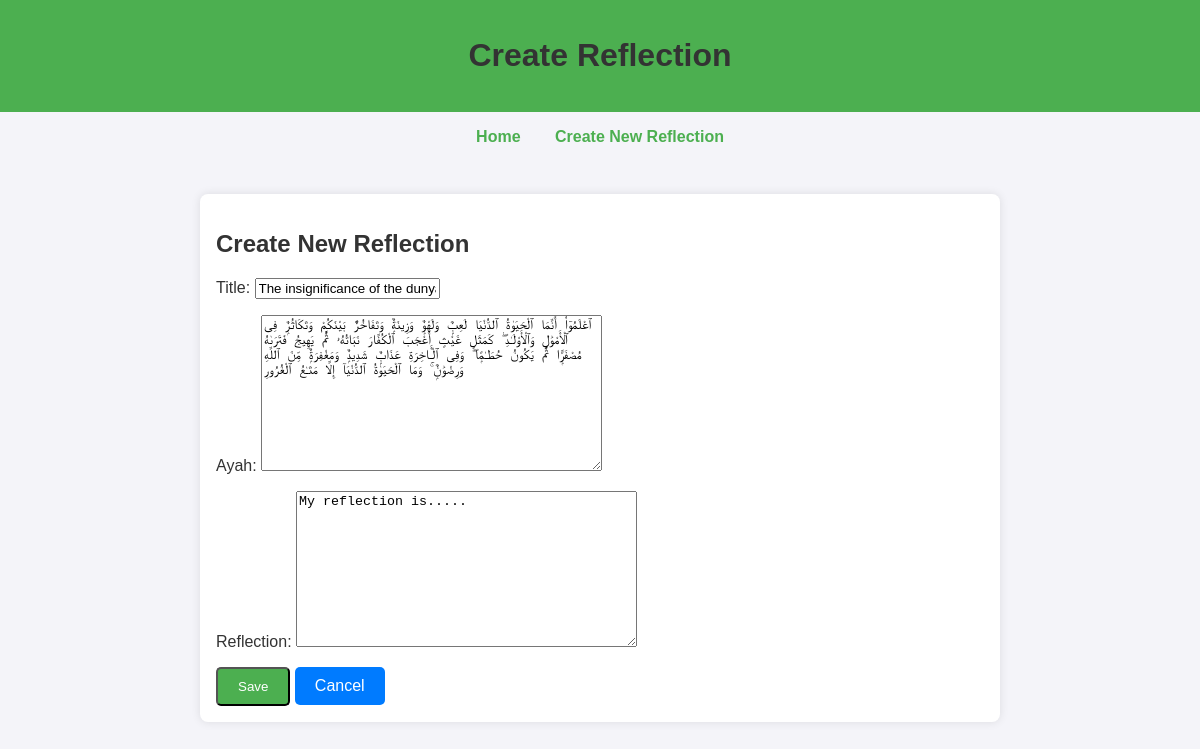
Screenshot of /reflections/1/edit/ (signed in) with the database file from the repository.
### reflections/models.py (models this page shows, shortened)
class Reflection(models.Model):
    owner = models.ForeignKey(Profile, on_delete=models.CASCADE, related_name='reflections')
    title = models.CharField(max_length=255)
    ayah = models.TextField()
    reflection = models.TextField()
    created_at = models.DateTimeField(auto_now_add=True)

### reflections/views.py (the view, shortened to what this page needs)
# urls.py: path('<int:pk>/edit/', ReflectionUpdateView.as_view(), name='reflection-update'),
class ReflectionUpdateView(LoginRequiredMixin, UserPassesTestMixin, UpdateView):
    model = Reflection
    form_class = ReflectionForm
    template_name = 'reflections/reflection_form.html'
    def test_func(self):
        reflection = self.get_object()
        return self.request.user.profile == reflection.owner or self.request.user.profile.user_type == 'admin_teacher'

### reflections/forms.py
class ReflectionForm(forms.ModelForm):
    class Meta:
        model = Reflection
        fields = ['title', 'ayah', 'reflection']

### reflections/templates/reflections/reflection_form.html (shortened to what this page needs)
<!DOCTYPE html>
<html lang="en">
<head>
</head>
<body>
    <header>
        <h1>Create Reflection</h1>
    </header>
    <nav>
        <a href="{% url 'reflection-list' %}">Home</a>
        <a href="{% url 'reflection-create' %}">Create New Reflection</a>
    </nav>
    <main>
        <div class="card">
            <h2>Create New Reflection</h2>
            <form method="post">
                {{ form.as_p }}
                <button type="submit" class="btn">Save</button>
                <a href="{% url 'reflection-list' %}" class="btn btn-secondary">Cancel</a>
            </form>
        </div>
    </main>
</body>
</html>

### reflections/templates/reflections/reflection_form.html (style rules this page uses)
body { font-family: Arial, sans-serif; background-color: #f4f4f9; color: #333; margin: 0; padding: 0; }
header { background-color: #4CAF50; color: white; padding: 1em 0; text-align: center; }
nav { text-align: center; margin: 1em 0; }
nav a { margin: 0 15px; text-decoration: none; color: #4CAF50; font-weight: bold; }
main { padding: 2em; max-width: 800px; margin: 0 auto; }
h1, h2 { color: #333; }
.btn { display: inline-block; padding: 10px 20px; border-radius: 5px; text-decoration: none; color: white; background-color: #4CAF50; }
.btn-secondary { background-color: #007bff; }
.card { background: white; border-radius: 8px; box-shadow: 0 0 10px rgba(0, 0, 0, 0.1); padding: 1em; margin-bottom: 1em; }

### rows the page displays
Reflection: title "The insignificance of the dunya", ayah "ٱعْلَمُوٓا۟ أَنَّمَا ٱلْحَيَوٰةُ ٱلدُّنْيَا لَعِبٌۭ وَلَهْوٌۭ وَزِينَةٌۭ وَتَفَاخُرٌۢ بَيْنَكُمْ وَتَكَاثُرٌۭ فِى ٱلْأَمْوَٰلِ وَٱلْأَوْلَـٰدِ ۖ كَمَثَلِ غَيْثٍ أَعْجَبَ ٱلْكُفَّارَ نَبَاتُهُۥ ثُمَّ يَهِيجُ فَتَرَىٰهُ مُصْفَرًّۭا ثُمَّ يَكُونُ حُطَـٰمًۭا ۖ وَفِى ٱلْـَٔاخِرَةِ عَذَابٌۭ شَدِيدٌۭ وَمَغْفِرَةٌۭ مِّنَ ٱللَّهِ وَرِضْوَٰنٌۭ ۚ وَمَا ٱلْحَيَوٰةُ ٱلدُّنْيَآ إِلَّا مَتَـٰعُ ٱلْغُرُورِ", reflection "My reflection is....."
